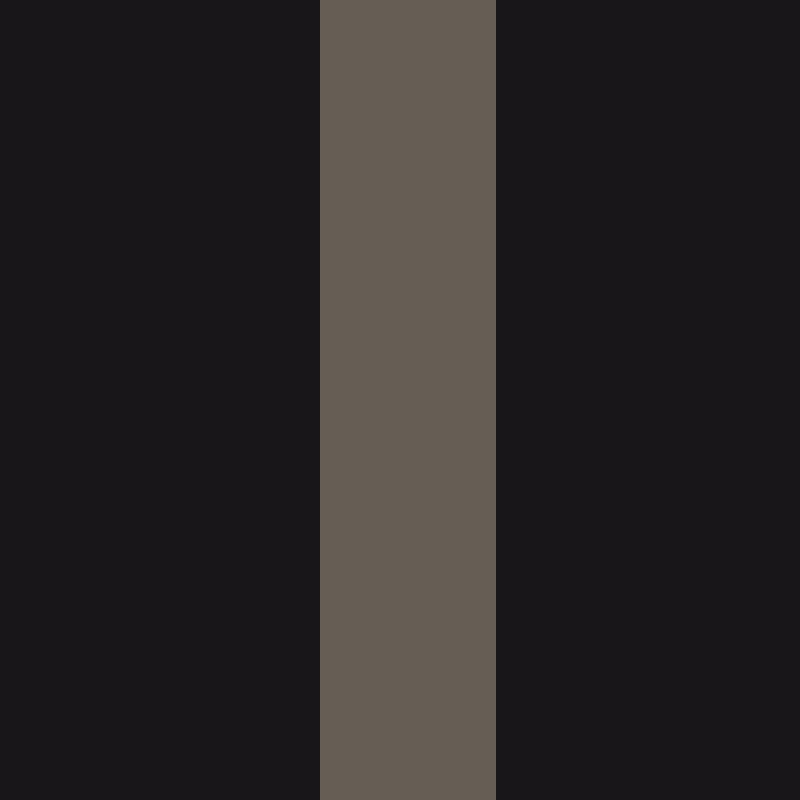

This is a level from a 2D game, rendered from its Tiled map with the project's own tilesets. A one-line summary and the map file follow, with tile-layer data summarised:
An orthogonal 50x50 tile map with 16x16 px tiles, 1 tile layer (Tile Layer 1).

<map version="1.10" tiledversion="1.11.2" orientation="orthogonal" renderorder="right-down" width="50" height="50" tilewidth="16" tileheight="16" infinite="0" nextlayerid="2" nextobjectid="1">
 <tileset firstgid="1" source="walls_floor.tsx" />
 <layer id="1" name="Tile Layer 1" width="50" height="50">
  <data>[2500 cells, 2500 non-empty, 2 distinct tile ids]</data>
 </layer>
</map>
